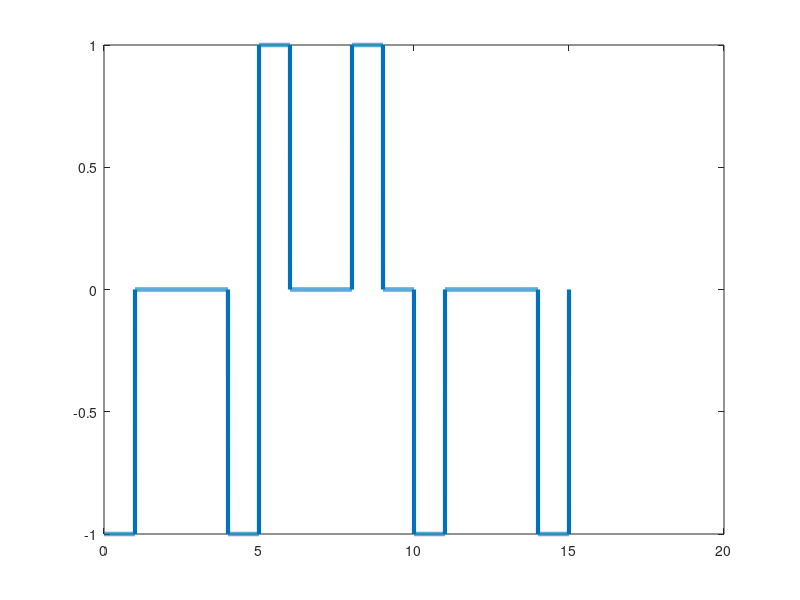

Here is the MATLAB script that generated this plot:
bits = [1 0 0 0 0 0 0 0 0 0 1 0 0 0 0];
bitrate = 1;
n = 1000;
T = length(bits)/bitrate;
N = n*length(bits);
dt = T/N;
t = 0:dt:T;
x = zeros(1,length(t));
counter = 0;
lastbit = 1;
pulse = 0;
for i=1:length(bits)
  if bits(i)==0
    counter = counter + 1;
    if counter==4
      if(mod(pulse, 2)==0)
        x((i-1-3)*n+1:(i-3)*n) = -lastbit;
        lastbit = -lastbit;
        x((i-1-2)*n+1:(i-2)*n) = 0;
        x((i-1-1)*n+1:(i-1)*n) = 0;
        x((i-1)*n+1:i*n) = lastbit;
        counter = 0;
        pulse = 0;
      else
        x((i-1-3)*n+1:(i-3)*n) = 0;
        x((i-1-2)*n+1:(i-2)*n) = 0;
        x((i-1-1)*n+1:(i-1)*n) = 0;
        x((i-1)*n+1:i*n) = lastbit;
        counter = 0;
        pulse = 0;
      end
    end
  else
    counter = 0;
    x((i-1)*n+1:i*n) = -lastbit;
    lastbit = -lastbit;
    pulse = pulse + 1;
  end
end
plot(t, x, 'Linewidth', 3);
counter = 0;
lastbit = 1;
for i = 1:length(t)
  if t(i)>counter
    counter = counter + 1;
    if x(i)==lastbit
      result(counter-3:counter) = 0;
    else
      if(x(i)==0)
        result(counter) = 0;
      else
        result(counter) = 1;
        lastbit = -lastbit;
      end
    end
  end
end
disp('HDB3 Decoding:');
disp(result);

